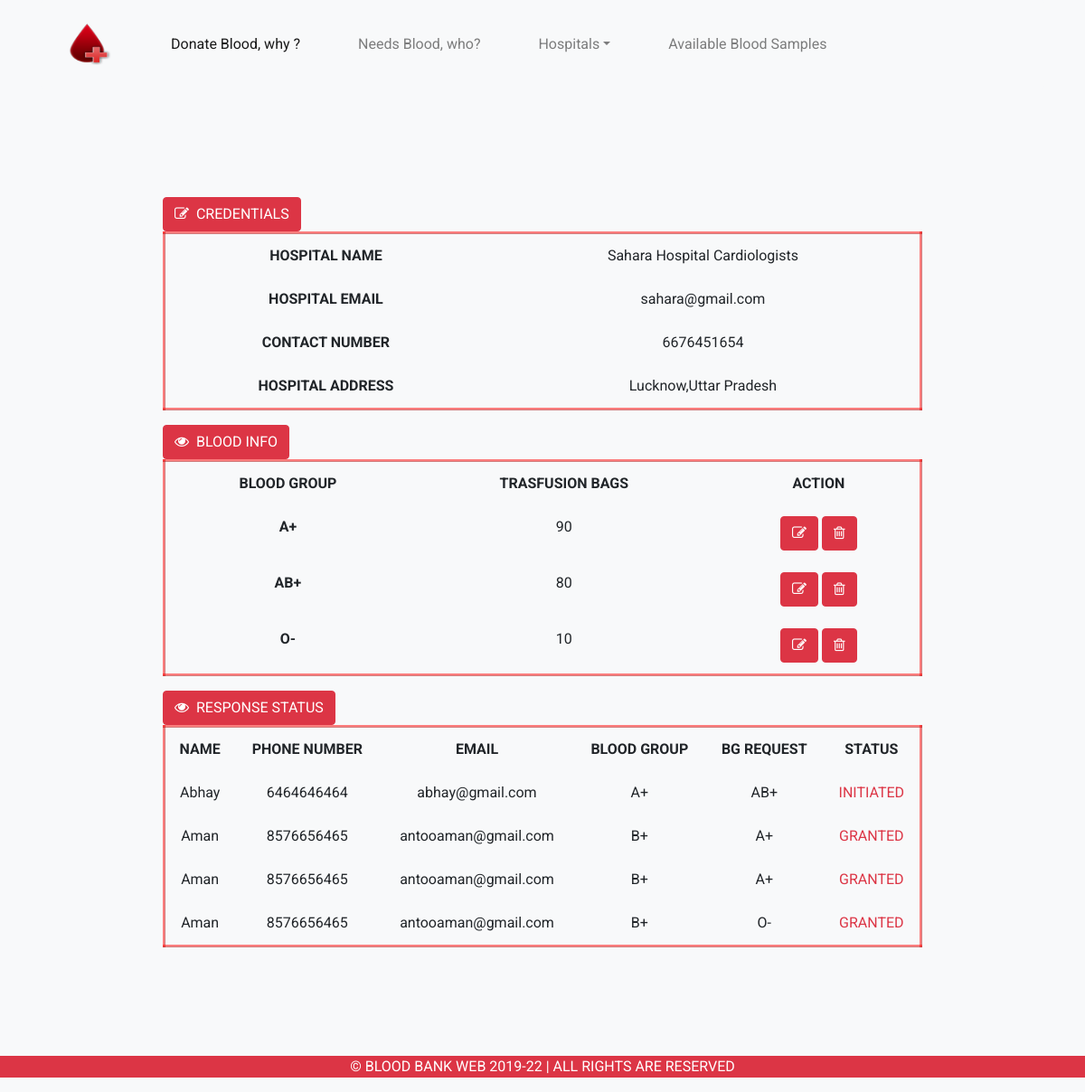
Screenshot of /hospitals/index (signed in) with the database file from the repository.
### tables this page shows
CREATE TABLE `hospitals` (
  `id` int(11) NOT NULL,
  `hname` varchar(100) NOT NULL,
  `contact_no` varchar(10) NOT NULL,
  `hemail` varchar(50) NOT NULL,
  `haddress` varchar(100) NOT NULL,
  `password` varchar(255) NOT NULL
);

CREATE TABLE `blood_info` (
  `id` int(11) NOT NULL,
  `hospital_id` int(11) NOT NULL,
  `blood_group` enum('A1+','A1-','A2+','A2-','B+','B-','A1B+','A1B-','A2B+','A2B-','AB+','AB-','O+','O-','A+','A-') NOT NULL,
  `num_trans_bag` int(11) NOT NULL
);

CREATE TABLE `blood_request` (
  `id` int(11) NOT NULL,
  `receiver_id` int(11) NOT NULL,
  `hospital_id` int(11) NOT NULL,
  `blood_info_id` int(11) NOT NULL,
  `request` enum('initiated','granted') NOT NULL
);

CREATE TABLE `receivers` (
  `id` int(11) NOT NULL,
  `name` varchar(25) NOT NULL,
  `phone_no` varchar(10) NOT NULL,
  `email` varchar(25) NOT NULL,
  `password` varchar(255) NOT NULL,
  `blood_group` enum('A+','A-','B+','B-','O+','O-','AB+','AB-','A1+','A1-','A2+','A2-','A1B+','A1B-','A2B+','A2B-') NOT NULL
);

### app/controllers/Hospitals.php (called while the page is built, shortened)
<?php
class Hospitals extends Controller{
    public function __construct(){
        $this->hospitalModel = $this->model('Hospital');
        $this->blood_infoModel = $this->model('BloodInfo');
    }
    public function index(){
        $hospital = $this->hospitalModel->getUserInfo($_SESSION['user_id']);
        $bloodInfo = $this->blood_infoModel->getBloodInfo($_SESSION['user_id']);
        $show_response = $this->hospitalModel->showResponseStatus($_SESSION['user_id']);
        $data = [
            'hospital' => $hospital,
            'bloodInfo' => $bloodInfo,
            'show_response' => $show_response
        ];
        $this->view('hospitals/index', $data);
    }
}

### app/libraries/Core.php (called while the page is built, shortened)
<?php
class Core{
    protected $currentMethod = 'donate_blood_why';
    public function __construct(){
        $url = $this->getUrl() ?? ["pages"];
        if(file_exists('../app/controllers/' .ucwords($url[0]). '.php')){
            unset($url[0]);
        }
        $this->currentController = new $this->currentController;
        if(isset($url[1])){
            if(method_exists($this->currentController, $url[1])){
                $this->currentMethod = $url[1];
                unset($url[1]);
            }
        }
        $this->params = $url ? array_values($url) : [];
        call_user_func_array([$this->currentController, $this->currentMethod],$this->params);
    }
    public function getUrl(){
        if(isset($_GET['url'])){
            $url = rtrim($_GET['url'],'/');
            $url = filter_var($url, FILTER_SANITIZE_URL);
            $url = explode('/',$url);
            return $url;
        }
    }
}

### public/index.php (called while the page is built)
<?php require_once '../app/bootstrap.php';
$init = new Core();

### app/libraries/Database.php (called while the page is built, shortened)
<?php
class Database{
    private $host = DB_HOST;
    private $user = DB_USER;
    private $pass = DB_PASS;
    private $dbname = DB_NAME;
    private $dbh;
    private $stmt;
    public function __construct(){
        $dsn = 'mysql:host='.$this->host.';dbname='.$this->dbname;
        $options = array(
            PDO::ATTR_PERSISTENT => true,
            PDO::ATTR_ERRMODE => PDO::ERRMODE_EXCEPTION
        );
        try{
            $this->dbh = new PDO($dsn,$this->user,$this->pass,$options)
            ;
        }catch(PDOException $e){
            $this->error = $e->getMessage();
            echo $this->error;
        }
    }
    public function query($sql){
        $this->stmt = $this->dbh->prepare($sql);
    }
    public function bind($param, $value, $type = null){
        if(is_null($type)){
            switch(true){
                default:
                    $type = PDO::PARAM_STR;
            }
        }
        $this->stmt->bindValue($param,$value,$type);
    }
    public function execute(){
        return $this->stmt->execute();
    }
    public function resultSet(){
        $this->execute();
        return $this->stmt->fetchAll(PDO::FETCH_OBJ);
    }
    public function single(){
        $this->execute();
        return $this->stmt->fetch(PDO::FETCH_OBJ);
    }
}

### app/models/Hospital.php (called while the page is built, shortened)
<?php
class Hospital{
    private $db;
    public function __construct(){
        $this->db = new Database;
    }
    public function getUserInfo($id){
        $this->db->query('SELECT * FROM hospitals WHERE id = :id');
        $this->db->bind(':id', $id);
        $row = $this->db->single();
        return $row;
    }
        public function showResponseStatus($id){
        $this->db->query('SELECT * , receivers.id as rid , hospitals.id as hid , blood_info.id as bid, blood_info.blood_group as rbg, receivers.blood_group as bg FROM hospitals INNER JOIN blood_request ON hospitals.id = blood_request.hospital_id INNER JOIN receivers ON receivers.id = blood_request.receiver_id INNER JOIN blood_info ON blood_info.id = blood_request.blood_info_id WHERE hospitals.id = :hid ORDER BY receivers.name ASC');
        $this->db->bind(':hid', $id);
        $results = $this->db->resultSet();
        return $results;
    }
}
?>

### app/models/BloodInfo.php (called while the page is built, shortened)
<?php
class BloodInfo{
    private $db;
    public function __construct(){
        $this->db = new Database;
    }
    public function getBloodInfo($id){
        $this->db->query('SELECT * FROM blood_info WHERE hospital_id=:hospital_id');
        $this->db->bind(':hospital_id',$id);
        $results = $this->db->resultSet();
        return $results;
    }
}
?>

### app/views/hospitals/index.php (the view, shortened to what this page needs)
<?php require APPROOT.'/views/inc/header.php'; ?>
<div class="profile">
        <div class="table-responsive">
            <table class="table table-hover table-borderless text-center">
                <thead>
                <button class="btn btn-danger btn-md" onclick="window.location.href = '<?php echo URLROOT;?>/hospitals/edit'"><i class="fa fa-pencil-square-o" aria-hidden="true"></i>&nbsp; CREDENTIALS</button>
                </thead>
                <tbody class="mt-3">
                    <tr>
                    <th>HOSPITAL NAME</th>
                    <td><?php echo $data['hospital']->hname;?></td>
                    </tr>
                    <tr>
                    <th>HOSPITAL EMAIL</th>
                    <td><?php echo $data['hospital']->hemail;?></td>
                    </tr>
                    <th>CONTACT NUMBER</th>
                    <td><?php echo $data['hospital']->contact_no;?></td>
                    <tr>
                    <th>HOSPITAL ADDRESS</th>
                    <td><?php echo $data['hospital']->haddress;?></td>
                    </tr>
                </tbody>
            </table>
        </div>
        <?php if(!empty($data['bloodInfo'])): ?>
          <div class="table-responsive-sm">
            <table class="table table-hover table-borderless text-center">
                <thead>
                    <button class="btn btn-danger"><span><i class="fa fa-eye"></i></span>&nbsp;&nbsp;BLOOD INFO</button>
                </thead>
                <tbody class="mt-3">
                    <tr>
                        <th>BLOOD GROUP</th>
                        <th>TRASFUSION BAGS</th>
                        <th>ACTION</th>
                    </tr>
                    <?php foreach($data['bloodInfo'] as $bloodInfo):?>
                        <tr>
                            <th><?php echo $bloodInfo->blood_group;?></th>
                            <td><?php echo $bloodInfo->num_trans_bag; ?></td>
                            <td><span><a href="<?php echo URLROOT?>/hospitals/edit_blood_info/<?php echo $bloodInfo->id?>" class="btn btn-danger btn-md"><i class="fa fa-pencil-square-o" aria-hidden="true"></i></a>&nbsp;<button class="btn btn-danger btn-md" onclick="if(confirm('Are you Sure??')){
                                window.location.href = '<?php echo URLROOT?>/hospitals/delete_blood_info/<?php echo $bloodInfo->id?>';
                            }"><i class="fa fa-trash-o" aria-hidden="true"></i></button></td>
                        </tr>
                    <?php endforeach;?>
                </tbody>
            </table>
          </div>
        <?php endif;?>
        <?php if(!empty($data['show_response'])): ?>
          <div class="table-responsive-sm">
            <table class="table table-hover table-borderless text-center">
                <thead>
                    <button class="btn btn-danger"><span><i class="fa fa-eye"></i></span>&nbsp;&nbsp;RESPONSE STATUS</button>
                </thead>
                <tbody class="mt-3">
                    <tr>
                        <th>NAME</th>
                        <th>PHONE NUMBER</th>
                        <th>EMAIL</th>
                        <th>BLOOD GROUP</th>
                        <th>BG REQUEST</th>
                        <th>STATUS</th>
                    </tr>
                    <?php foreach($data['show_response'] as $response):?>
                        <tr>
                            <td><?php echo $response->name;?></td>
                            <td><?php echo $response->phone_no;?></td>
                            <td><?php echo $response->email;?></td>
                            <td><?php echo $response->bg; ?></td>
                            <td><?php echo $response->rbg?></td>
                            <td class='text-danger'><?php echo strtoupper($response->request) ?></td>
                        </tr>
                    <?php endforeach;?>
                </tbody>
            </table>
          </div>
        <?php endif;?>
</div>
<?php require APPROOT.'/views/inc/footer.php'; ?>

### public/css/style.css (style rules this page uses)
body { background-color: #f5f5f5; font-family: "Roboto", sans-serif; }
.profile { margin-left: 15%; margin-right: 15%; margin-top: 10%; margin-bottom: 10%; }
table { border: 3px inset rgba(255, 0, 0, 0.5); }

### rows the page displays
hospitals: hname "Sahara Hospital Cardiologists", hemail "sahara@gmail.com", contact_no "6676451654", haddress "Lucknow,Uttar Pradesh"
blood_info: blood_group "A+", num_trans_bag "90"
blood_info: blood_group "AB+", num_trans_bag "80"
blood_info: blood_group "O-", num_trans_bag "10"
blood_request: receiver.name "Abhay", receiver.phone_no "6464646464", receiver.email "abhay@gmail.com", receiver.blood_group "A+", blood_info.blood_group "AB+", request "INITIATED"
blood_request: receiver.name "Aman", receiver.phone_no "8576656465", receiver.email "antooaman@gmail.com", receiver.blood_group "B+", blood_info.blood_group "A+", request "GRANTED"
blood_request: receiver.name "Aman", receiver.phone_no "8576656465", receiver.email "antooaman@gmail.com", receiver.blood_group "B+", blood_info.blood_group "A+", request "GRANTED"
blood_request: receiver.name "Aman", receiver.phone_no "8576656465", receiver.email "antooaman@gmail.com", receiver.blood_group "B+", blood_info.blood_group "O-", request "GRANTED"
